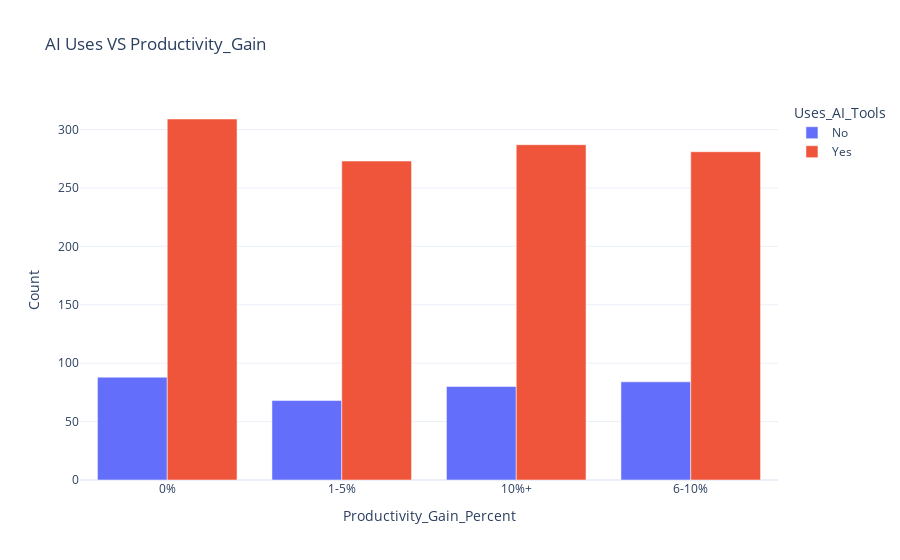

Notebook source saved alongside this figure:
### Code cell
#Does Productivity Increeze or not after using AI

grouped = df.groupby(['Uses_AI_Tools','Productivity_Gain_Percent']).size().reset_index(name='Count')
fig = px.bar(grouped,
             x= 'Productivity_Gain_Percent',
             y= 'Count',
             color= 'Uses_AI_Tools',
             barmode= 'group',
             title ='AI Uses VS Productivity_Gain')
fig.show()

### Figure 1 — Plotly figure (JSON) as saved in the notebook; plotly's stock layout.template omitted (floating-point values rounded to 4 significant figures)
{"data": [{"alignmentgroup": "True", "hovertemplate": "Uses_AI_Tools=No<br>Productivity_Gain_Percent=%{x}<br>Count=%{y}<extra></extra>", "legendgroup": "No", "marker": {"color": "#636efa", "pattern": {"shape": ""}}, "name": "No", "offsetgroup": "No", "orientation": "v", "showlegend": true, "textposition": "auto", "type": "bar", "x": ["0%", "1-5%", "10%+", "6-10%"], "xaxis": "x", "y": [88, 68, 80, 84], "yaxis": "y"}, {"alignmentgroup": "True", "hovertemplate": "Uses_AI_Tools=Yes<br>Productivity_Gain_Percent=%{x}<br>Count=%{y}<extra></extra>", "legendgroup": "Yes", "marker": {"color": "#EF553B", "pattern": {"shape": ""}}, "name": "Yes", "offsetgroup": "Yes", "orientation": "v", "showlegend": true, "textposition": "auto", "type": "bar", "x": ["0%", "1-5%", "10%+", "6-10%"], "xaxis": "x", "y": [309, 273, 287, 281], "yaxis": "y"}], "layout": {"barmode": "group", "legend": {"title": {"text": "Uses_AI_Tools"}, "tracegroupgap": 0}, "title": {"text": "AI Uses VS Productivity_Gain"}, "xaxis": {"anchor": "y", "domain": [0, 1], "title": {"text": "Productivity_Gain_Percent"}}, "yaxis": {"anchor": "x", "domain": [0, 1], "title": {"text": "Count"}}}}
